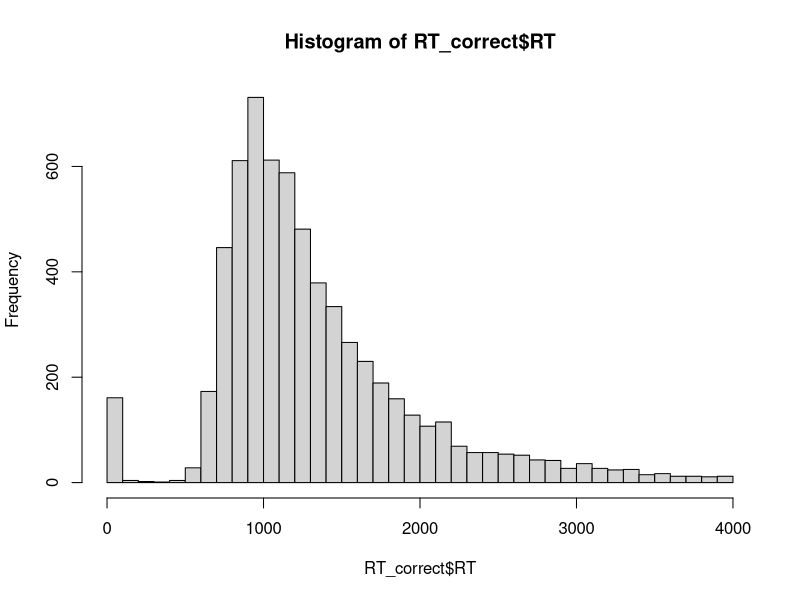
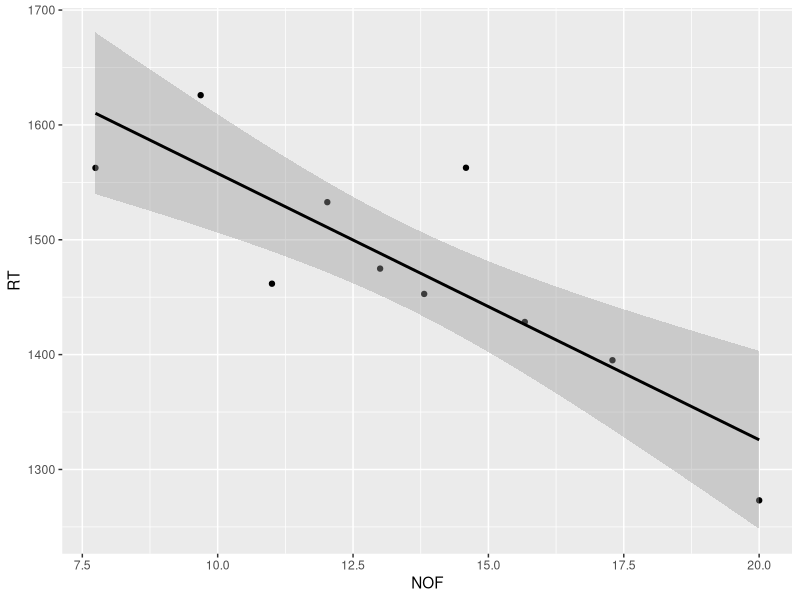

Here is the R script that generated these plots, in order:
#install.packages("lme4")
#install.packages("lmerTest")
#install.packages("lme4", type = "source", lib="C:/Program Files/R/R-4.2.3/library")
setwd("D:/Workspace/Personal/RUB2022/VAMoS/StatistikGrundlagen2/Week7")
library(lme4)
library(dplyr)
library(lmerTest)
library(ggplot2)

Rabovsky_etal <- read.csv("Rabovsky_etal.csv", dec = ",")
Rabovsky_etal$Accuracy01 <- ifelse(Rabovsky_etal$Taste <= 2, 0, 1)


tbl <- table(Rabovsky_etal$VP, Rabovsky_etal$Accuracy01)
prop.table(tbl, 1)

RT_correct <- Rabovsky_etal[Rabovsky_etal$Accuracy01==1, ]
hist(RT_correct$RT, breaks = 40)

RT_correct <- RT_correct[RT_correct$RT >= 300, ]
RT_correct$RT_transformed <- -1/(RT_correct$RT/1000)

  Model_RT1 <- lmer(
    RT_transformed ~ Num_Feats_Tax + sqrt(Density_No_Tax) + Familiarity + ColtheartN + scale(BNC) + 
    (1 + Num_Feats_Tax + sqrt(Density_No_Tax) | VP) + 
    (1 | Objekt), 
    control = lmerControl(optimizer ="bobyqa"), 
    data = RT_correct)

summary(Model_RT1)

Rabovsky_etal <- Rabovsky_etal[Rabovsky_etal$RT >= 300, ]

Model_Accuracy1 <- glmer(
  Accuracy01 ~ Num_Feats_Tax + sqrt(Density_No_Tax) + Familiarity + ColtheartN + scale(BNC) + 
    (1 + sqrt(Density_No_Tax) | VP) + 
    (1 | Objekt), 
  family = binomial,
  control = glmerControl(optimizer ="bobyqa"), 
  data = Rabovsky_etal)

summary(Model_Accuracy1)

# Rabovsky_etal in deciles
Rabovsky_etal$NOFdec <- ntile(Rabovsky_etal$Num_Feats_Tax, 10)
Rabovsky_etal$RTdec <- ntile(Rabovsky_etal$RT, 10)

Rabovsky_dec <- data.frame(
  NOF = aggregate(Rabovsky_etal$Num_Feats_Tax,list(Rabovsky_etal$NOFdec), FUN=mean)$x, 
  RT = aggregate(Rabovsky_etal$RT, list(Rabovsky_etal$NOFdec), FUN=mean)$x
)
#aggregate(Rabovsky_etal$Num_Feats_Tax, list(Rabovsky_etal$NOFdec), FUN=mean)$x
#aggregate(Rabovsky_etal$RT, list(Rabovsky_etal$NOFdec), FUN=mean)$x


ggplot(
  data=Rabovsky_dec, 
  aes(x = NOF, y = RT)) + 
  geom_point() +
  geom_smooth(method = 'glm', level = 0.95, col = 'black')
  
